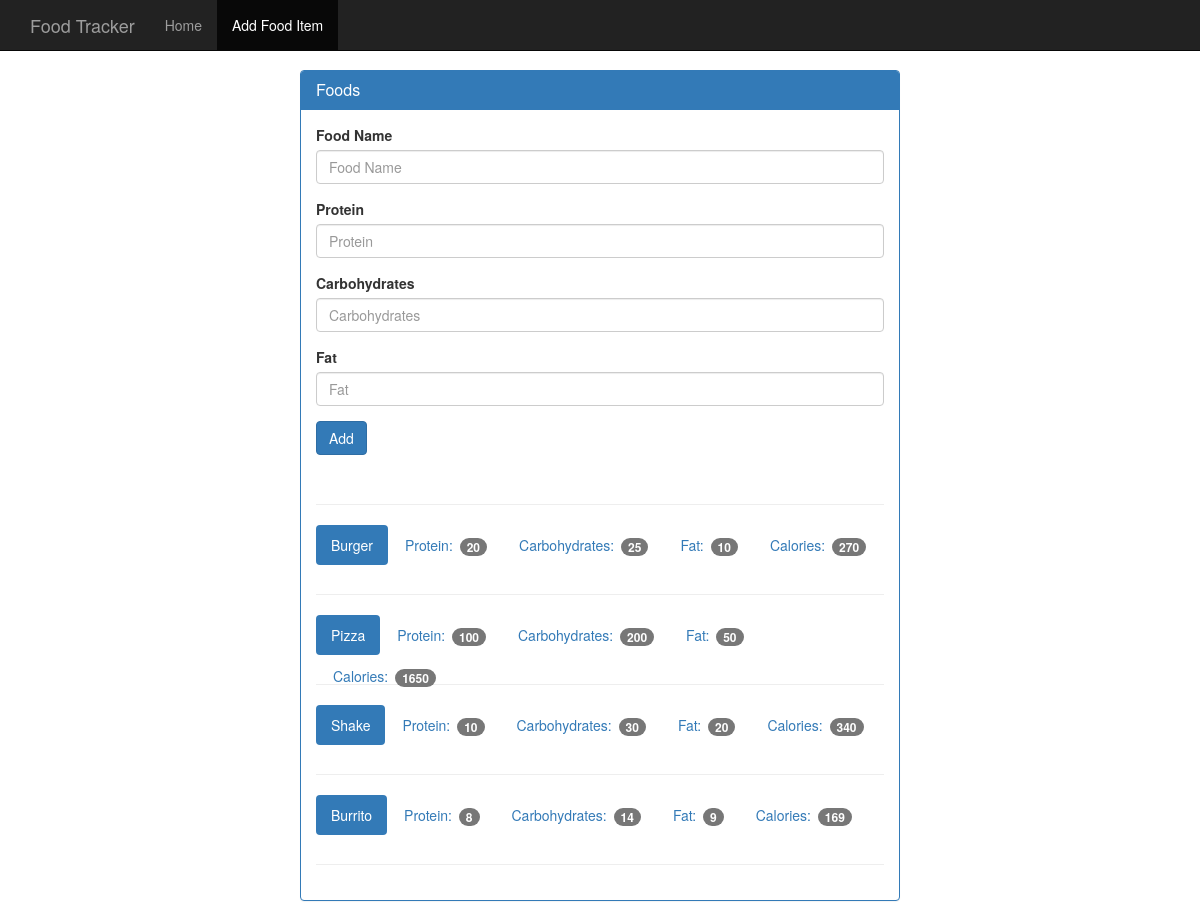
The app's page /food with its own data.
### tables this page shows
CREATE TABLE food (
    id integer primary key autoincrement,
    name text not null,
    protein integer not null,
    carbohydrates integer not null,
    fat integer not null,
    calories integer not null
);

### app.py (the view, shortened to what this page needs)
@app.route('/food', methods=["GET", "POST"])
def food():
    db = get_db()
    cur = db.execute('SELECT * FROM food')
    results = cur.fetchall()
    return render_template('add_food.html', results=results)

### app.py (called while the page is built)
def connect_db():
    sql= sqlite3.connect('food_log.db')
    sql.row_factory = sqlite3.Row # Results will be returned as dictionaries instead of tuples
    return sql

def get_db():
    if not hasattr(g, 'sqlite3_db'):
        g.sqlite_db = connect_db()
    return g.sqlite_db

### templates/add_food.html (shortened to what this page needs)
<!DOCTYPE html>
<html lang="en">
  <head>
    <link href="{{ url_for('static', filename='bootstrap.min.css') }}" rel="stylesheet">
    <link href="{{ url_for('static', filename='theme.css') }}" rel="stylesheet">
  </head>
  <body>
    <nav class="navbar navbar-inverse navbar-fixed-top">
      <div class="container">
        <div class="navbar-header">
          <a class="navbar-brand" href="#">Food Tracker</a>
        </div>
        <div id="navbar" class="navbar-collapse collapse">
          <ul class="nav navbar-nav">
            <li><a href="#">Home</a></li>
            <li class="active"><a href="#">Add Food Item</a></li>
          </ul>
        </div>
      </div>
    </nav>
    <div class="container theme-showcase col-sm-6 col-sm-offset-3" role="main">
      <div class="row">
        <div>
          <div class="panel panel-primary">
            <div class="panel-heading">
              <h3 class="panel-title">Foods</h3>
            </div>
            <div class="panel-body">
              <form method="POST" action="{{ url_for('food') }}">
                <div class="form-group">
                  <label for="food-name">Food Name</label>
                  <input type="text" class="form-control" id="food-name" placeholder="Food Name" name="food-name">
                </div>
                <div class="form-group">
                  <label for="protein">Protein</label>
                  <input type="number" class="form-control" id="protein" placeholder="Protein" name="protein">
                </div>
                <div class="form-group">
                  <label for="carbohydrates">Carbohydrates</label>
                  <input type="number" class="form-control" id="carbohydrates" placeholder="Carbohydrates" name="carbohydrates">
                </div>
                <div class="form-group">
                  <label for="fat">Fat</label>
                  <input type="number" class="form-control" id="fat" placeholder="Fat" name="fat">
                </div>
                <button type="submit" class="btn btn-primary">Add</button>
              </form>
              <div class="page-header"></div>
              <ul class="nav nav-pills" role="tablist">
                {% for food in results %}
                <li class="active"><a>{{ food.name }}</a></li>
                <li><a>Protein: <span class="badge">{{ food.protein }}</span></a></li>
                <li><a>Carbohydrates: <span class="badge">{{ food.carbohydrates }}</span></a></li>
                <li><a>Fat: <span class="badge">{{ food.fat }}</span></a></li>
                <li><a>Calories: <span class="badge">{{ food.calories }}</span></a></li><br>
                <div class="page-header"></div>
                {% endfor %}
              </ul>
            </div>
          </div>
        </div>
      </div>
    </div>
  </body>
</html>

### static/theme.css (style rules this page uses)
body { padding-top: 70px; padding-bottom: 30px; }

### records on screen
food: name "Burger", protein "20", carbohydrates "25", fat "10", calories "270"
food: name "Pizza", protein "100", carbohydrates "200", fat "50", calories "1650"
food: name "Shake", protein "10", carbohydrates "30", fat "20", calories "340"
food: name "Burrito", protein "8", carbohydrates "14", fat "9", calories "169"
